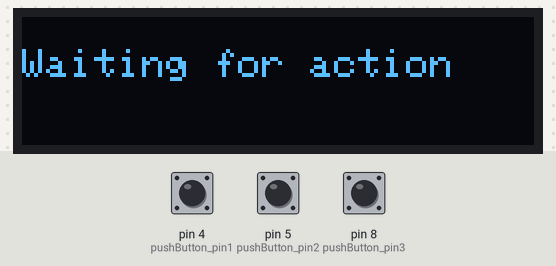
A sketch run on a simulated Arduino Uno, built with avr-gcc and run on an emulated ATmega328P. Shown: 128×32 one-colour display. The test bench sets the inputs (shaded band); at power-on: pin 4 (pushButton_pin1) HIGH, pin 5 (pushButton_pin2) HIGH, pin 8 (pushButton_pin3) HIGH. What the sketch prints to the serial monitor is not drawn.

Above: at 6.2 s.
6.3 s: pin 4 (pushButton_pin1) pulled LOW for 1.4 s
At 7.4 s:
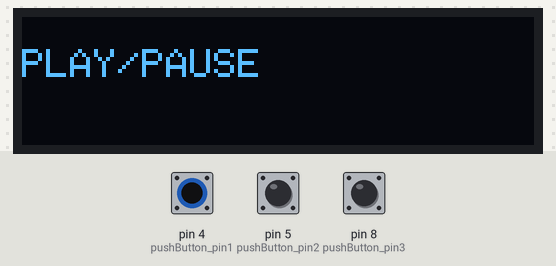
10.6 s: pin 5 (pushButton_pin2) pulled LOW for 1.4 s
At 12.1 s:
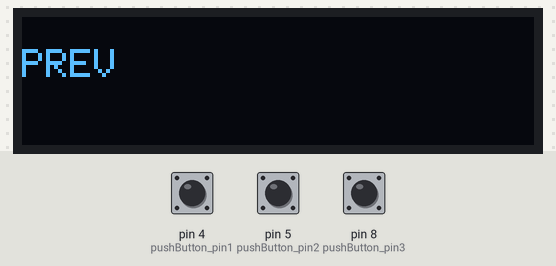
14.4 s: pin 8 (pushButton_pin3) pulled LOW for 1.4 s
At 16.3 s:
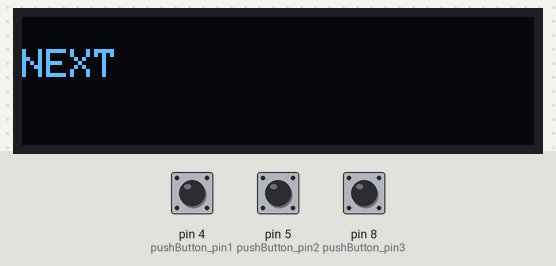
18.2 s: pin 8 (pushButton_pin3) pulled LOW for 3.2 s
23.4 s: pin 4 (pushButton_pin1) pulled LOW for 3.2 s
At 25.1 s:
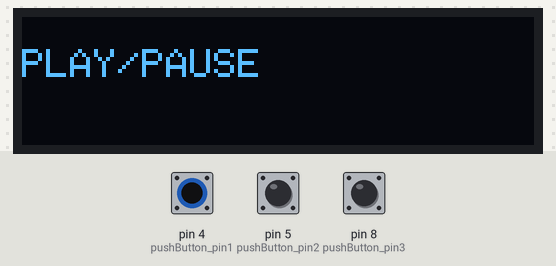
Timing chart, 0 to 26.6 s (numbered marks = the images above; inputs shaded):
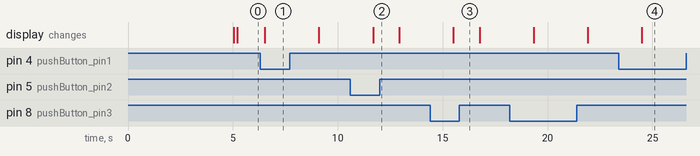

Measured:
- after the input at 6.3 s, the display: changes after 0.22 s (image 1)
- after the input at 10.6 s, the display: changes after 1.1 s (image 2)
- after the input at 14.4 s, the display: changes after 1.1 s (image 3)
- after the input at 23.4 s, the display: changes after 1.1 s (image 4)

The sketch:

NECcontroller.ino
```cpp
#include <IRremote.h>
#include <SPI.h>
#include <Wire.h>
#include <Adafruit_GFX.h>
#include <Adafruit_SSD1306.h>


#define SEND_PIN 3
#define RECV_PIN 7

int codetype;
int pushButton_pin3 = 8;
int pushButton_pin2 = 5;
int pushButton_pin1 = 4;
bool pushButton1;
bool pushButton2;
bool pushButton3;
unsigned long codeValue;
unsigned long codeValue_previous;

Adafruit_SSD1306 display = Adafruit_SSD1306(128, 32, &Wire);


void setup() {
  pinMode(pushButton_pin1,INPUT_PULLUP);
  pinMode(pushButton_pin2,INPUT_PULLUP);
  pinMode(pushButton_pin3,INPUT_PULLUP);
  IrSender.begin(SEND_PIN, ENABLE_LED_FEEDBACK);
  IrReceiver.begin(RECV_PIN, ENABLE_LED_FEEDBACK);
  Serial.begin(9600);

    if (!display.begin(SSD1306_SWITCHCAPVCC, 0x3C)) { // Address 0x3C for 128x32
    Serial.println(F("SSD1306 allocation failed"));
    for (;;)
      ; // Don't proceed, loop forever
  }

  display.clearDisplay();
  display.setCursor(0,0);
  display.println(F("NEC Controller Begin"));
  delay(5000);
  display.display();

  display.setTextSize(1);
  display.setTextColor(WHITE);
  display.setRotation(0);

}

void loop() {

  display.clearDisplay();
  display.setCursor(0, 0);

  pushButton1 = digitalRead(pushButton_pin1);
  pushButton2 = digitalRead(pushButton_pin2);
  pushButton3 = digitalRead(pushButton_pin3);
  if (!pushButton1) {
    IrSender.sendNECRaw(0xFFC23D, 0);      // PLAY/PAUSE
    display.println(" ");
    display.println("PLAY/PAUSE");
    delay(40);
  } else if (!pushButton2) {
    IrSender.sendNECRaw(0xFF22DD, 0);      // PREV
    display.println(" ");
    display.println("PREV");
    delay(40);
  }else if (!pushButton3) {
    IrSender.sendNECRaw(0xFF02FD, 0);     // NEXT
    display.println(" ");
    display.println("NEXT");
    delay(40);
  }else {
    display.println(" ");
    display.println("Waiting for action");
    delay(40);
  }
  delay(100);
  display.display();
  delay(100);

  codeValue = IrReceiver.decodedIRData.decodedRawData;
  Serial.println(codeValue);
  if (IrReceiver.decode() && codeValue != codeValue_previous) {

        // Print a short summary of received data
        IrReceiver.printIRResultShort(&Serial);
        if (IrReceiver.decodedIRData.protocol == UNKNOWN) {
            Serial.println(F("Received noise or an unknown (or not yet enabled) protocol"));
            // We have an unknown protocol here, print more info
            IrReceiver.printIRResultRawFormatted(&Serial, true);
        }
        Serial.println();
  }

  codeValue_previous =  codeValue;
  IrReceiver.resume();
  delay(1000);


}
```
